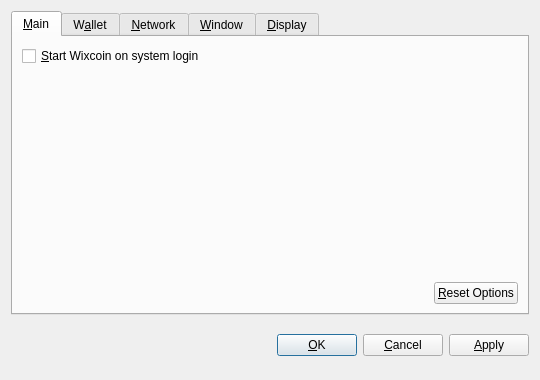
<?xml version="1.0" encoding="UTF-8"?>
<ui version="4.0">
 <class>OptionsDialog</class>
 <widget class="QDialog" name="OptionsDialog">
  <property name="geometry">
   <rect>
    <x>0</x>
    <y>0</y>
    <width>540</width>
    <height>380</height>
   </rect>
  </property>
  <property name="windowTitle">
   <string>Options</string>
  </property>
  <property name="modal">
   <bool>true</bool>
  </property>
  <layout class="QVBoxLayout" name="verticalLayout">
   <item>
    <widget class="QTabWidget" name="tabWidget">
     <property name="tabPosition">
      <enum>QTabWidget::North</enum>
     </property>
     <property name="currentIndex">
      <number>0</number>
     </property>
     <widget class="QWidget" name="tabMain">
      <attribute name="title">
       <string>&amp;Main</string>
      </attribute>
      <layout class="QVBoxLayout" name="verticalLayout_Main">
       <item>
        <widget class="QCheckBox" name="bitcoinAtStartup">
         <property name="toolTip">
          <string>Automatically start Wixcoin after logging in to the system.</string>
         </property>
         <property name="text">
          <string>&amp;Start Wixcoin on system login</string>
         </property>
        </widget>
       </item>
       <item>
        <spacer name="verticalSpacer_Main">
         <property name="orientation">
          <enum>Qt::Vertical</enum>
         </property>
         <property name="sizeHint" stdset="0">
          <size>
           <width>20</width>
           <height>40</height>
          </size>
         </property>
        </spacer>
       </item>
       <item>
        <layout class="QHBoxLayout" name="horizontalLayout_2_Main">
         <item>
          <spacer name="horizontalSpacer_2_Main">
           <property name="orientation">
            <enum>Qt::Horizontal</enum>
           </property>
           <property name="sizeHint" stdset="0">
            <size>
             <width>40</width>
             <height>20</height>
            </size>
           </property>
          </spacer>
         </item>
         <item>
          <widget class="QPushButton" name="resetButton">
           <property name="toolTip">
            <string>Reset all client options to default.</string>
           </property>
           <property name="text">
            <string>&amp;Reset Options</string>
           </property>
           <property name="autoDefault">
            <bool>false</bool>
           </property>
          </widget>
         </item>
        </layout>
       </item>
      </layout>
     </widget>
     <widget class="QWidget" name="tabWallet">
      <attribute name="title">
       <string>W&amp;allet</string>
      </attribute>
      <layout class="QVBoxLayout" name="verticalLayout_Network">
       <item>
        <widget class="QLabel" name="transactionFeeInfoLabel">
         <property name="text">
          <string>Optional transaction fee per kB that helps make sure your transactions are processed quickly. Most transactions are 1 kB.</string>
         </property>
         <property name="textFormat">
          <enum>Qt::PlainText</enum>
         </property>
         <property name="wordWrap">
          <bool>true</bool>
         </property>
        </widget>
       </item>
       <item>
        <layout class="QHBoxLayout" name="horizontalLayout_1_Main">
         <item>
          <widget class="QLabel" name="transactionFeeLabel">
           <property name="text">
            <string>Pay transaction &amp;fee</string>
           </property>
           <property name="textFormat">
            <enum>Qt::PlainText</enum>
           </property>
           <property name="buddy">
            <cstring>transactionFee</cstring>
           </property>
          </widget>
         </item>
         <item>
          <widget class="BitcoinAmountField" name="transactionFee"/>
         </item>
         <item>
          <spacer name="horizontalSpacer_1_Main">
           <property name="orientation">
            <enum>Qt::Horizontal</enum>
           </property>
           <property name="sizeHint" stdset="0">
            <size>
             <width>40</width>
             <height>20</height>
            </size>
           </property>
          </spacer>
         </item>
        </layout>
       </item>
       <item>
        <widget class="QLabel" name="label">
         <property name="text">
          <string>If you disable the spending of unconfirmed change, the change from a transaction cannot be used until that transaction has at least one confirmation. This also affects how your balance is computed.</string>
         </property>
         <property name="wordWrap">
          <bool>true</bool>
         </property>
        </widget>
       </item>
       <item>
        <widget class="QCheckBox" name="spendZeroConfChange">
         <property name="text">
          <string>Spend unconfirmed change  (experts only)</string>
         </property>
        </widget>
       </item>
       <item>
        <spacer name="verticalSpacer">
         <property name="orientation">
          <enum>Qt::Vertical</enum>
         </property>
         <property name="sizeHint" stdset="0">
          <size>
           <width>20</width>
           <height>40</height>
          </size>
         </property>
        </spacer>
       </item>
      </layout>
     </widget>
     <widget class="QWidget" name="tabNetwork">
      <attribute name="title">
       <string>&amp;Network</string>
      </attribute>
      <layout class="QVBoxLayout" name="verticalLayout_Network">
       <item>
        <widget class="QCheckBox" name="mapPortUpnp">
         <property name="toolTip">
          <string>Automatically open the Wixcoin client port on the router. This only works when your router supports UPnP and it is enabled.</string>
         </property>
         <property name="text">
          <string>Map port using &amp;UPnP</string>
         </property>
        </widget>
       </item>
       <item>
        <widget class="QCheckBox" name="connectSocks">
         <property name="toolTip">
          <string>Connect to the Wixcoin network through a SOCKS proxy (e.g. when connecting through Tor).</string>
         </property>
         <property name="text">
          <string>&amp;Connect through SOCKS proxy:</string>
         </property>
        </widget>
       </item>
       <item>
        <layout class="QHBoxLayout" name="horizontalLayout_Network">
         <item>
          <widget class="QLabel" name="proxyIpLabel">
           <property name="text">
            <string>Proxy &amp;IP:</string>
           </property>
           <property name="textFormat">
            <enum>Qt::PlainText</enum>
           </property>
           <property name="buddy">
            <cstring>proxyIp</cstring>
           </property>
          </widget>
         </item>
         <item>
          <widget class="QValidatedLineEdit" name="proxyIp">
           <property name="maximumSize">
            <size>
             <width>140</width>
             <height>16777215</height>
            </size>
           </property>
           <property name="toolTip">
            <string>IP address of the proxy (e.g. 127.0.0.1)</string>
           </property>
          </widget>
         </item>
         <item>
          <widget class="QLabel" name="proxyPortLabel">
           <property name="text">
            <string>&amp;Port:</string>
           </property>
           <property name="textFormat">
            <enum>Qt::PlainText</enum>
           </property>
           <property name="buddy">
            <cstring>proxyPort</cstring>
           </property>
          </widget>
         </item>
         <item>
          <widget class="QLineEdit" name="proxyPort">
           <property name="maximumSize">
            <size>
             <width>55</width>
             <height>16777215</height>
            </size>
           </property>
           <property name="toolTip">
            <string>Port of the proxy (e.g. 9050)</string>
           </property>
          </widget>
         </item>
         <item>
          <widget class="QLabel" name="socksVersionLabel">
           <property name="text">
            <string>SOCKS &amp;Version:</string>
           </property>
           <property name="textFormat">
            <enum>Qt::PlainText</enum>
           </property>
           <property name="buddy">
            <cstring>socksVersion</cstring>
           </property>
          </widget>
         </item>
         <item>
          <widget class="QValueComboBox" name="socksVersion">
           <property name="toolTip">
            <string>SOCKS version of the proxy (e.g. 5)</string>
           </property>
          </widget>
         </item>
         <item>
          <spacer name="horizontalSpacer_Network">
           <property name="orientation">
            <enum>Qt::Horizontal</enum>
           </property>
           <property name="sizeHint" stdset="0">
            <size>
             <width>40</width>
             <height>20</height>
            </size>
           </property>
          </spacer>
         </item>
        </layout>
       </item>
       <item>
        <spacer name="verticalSpacer_Network">
         <property name="orientation">
          <enum>Qt::Vertical</enum>
         </property>
         <property name="sizeHint" stdset="0">
          <size>
           <width>20</width>
           <height>40</height>
          </size>
         </property>
        </spacer>
       </item>
      </layout>
     </widget>
     <widget class="QWidget" name="tabWindow">
      <attribute name="title">
       <string>&amp;Window</string>
      </attribute>
      <layout class="QVBoxLayout" name="verticalLayout_Window">
       <item>
        <widget class="QCheckBox" name="minimizeToTray">
         <property name="toolTip">
          <string>Show only a tray icon after minimizing the window.</string>
         </property>
         <property name="text">
          <string>&amp;Minimize to the tray instead of the taskbar</string>
         </property>
        </widget>
       </item>
       <item>
        <widget class="QCheckBox" name="minimizeOnClose">
         <property name="toolTip">
          <string>Minimize instead of exit the application when the window is closed. When this option is enabled, the application will be closed only after selecting Quit in the menu.</string>
         </property>
         <property name="text">
          <string>M&amp;inimize on close</string>
         </property>
        </widget>
       </item>
       <item>
        <spacer name="verticalSpacer_Window">
         <property name="orientation">
          <enum>Qt::Vertical</enum>
         </property>
         <property name="sizeHint" stdset="0">
          <size>
           <width>20</width>
           <height>40</height>
          </size>
         </property>
        </spacer>
       </item>
      </layout>
     </widget>
     <widget class="QWidget" name="tabDisplay">
      <attribute name="title">
       <string>&amp;Display</string>
      </attribute>
      <layout class="QVBoxLayout" name="verticalLayout_Display">
       <item>
        <layout class="QHBoxLayout" name="horizontalLayout_1_Display">
         <item>
          <widget class="QLabel" name="langLabel">
           <property name="text">
            <string>User Interface &amp;language:</string>
           </property>
           <property name="textFormat">
            <enum>Qt::PlainText</enum>
           </property>
           <property name="buddy">
            <cstring>lang</cstring>
           </property>
          </widget>
         </item>
         <item>
          <widget class="QValueComboBox" name="lang">
           <property name="toolTip">
            <string>The user interface language can be set here. This setting will take effect after restarting Wixcoin.</string>
           </property>
          </widget>
         </item>
        </layout>
       </item>
       <item>
        <layout class="QHBoxLayout" name="horizontalLayout_2_Display">
         <item>
          <widget class="QLabel" name="unitLabel">
           <property name="text">
            <string>&amp;Unit to show amounts in:</string>
           </property>
           <property name="textFormat">
            <enum>Qt::PlainText</enum>
           </property>
           <property name="buddy">
            <cstring>unit</cstring>
           </property>
          </widget>
         </item>
         <item>
          <widget class="QValueComboBox" name="unit">
           <property name="toolTip">
            <string>Choose the default subdivision unit to show in the interface and when sending coins.</string>
           </property>
          </widget>
         </item>
        </layout>
       </item>
       <item>
        <widget class="QCheckBox" name="displayAddresses">
         <property name="toolTip">
          <string>Whether to show Wixcoin addresses in the transaction list or not.</string>
         </property>
         <property name="text">
          <string>&amp;Display addresses in transaction list</string>
         </property>
        </widget>
       </item>
       <item>
        <widget class="QCheckBox" name="coinControlFeatures">
         <property name="toolTip">
          <string>Whether to show coin control features or not.</string>
         </property>
         <property name="text">
          <string>Display coin &amp;control features (experts only!)</string>
         </property>
        </widget>
       </item>
       <item>
        <spacer name="verticalSpacer_Display">
         <property name="orientation">
          <enum>Qt::Vertical</enum>
         </property>
         <property name="sizeHint" stdset="0">
          <size>
           <width>20</width>
           <height>40</height>
          </size>
         </property>
        </spacer>
       </item>
      </layout>
     </widget>
    </widget>
   </item>
   <item>
    <layout class="QHBoxLayout" name="horizontalLayout_Buttons">
     <item>
      <spacer name="horizontalSpacer_1">
       <property name="orientation">
        <enum>Qt::Horizontal</enum>
       </property>
       <property name="sizeHint" stdset="0">
        <size>
         <width>40</width>
         <height>48</height>
        </size>
       </property>
      </spacer>
     </item>
     <item>
      <widget class="QLabel" name="statusLabel">
       <property name="font">
        <font>
         <weight>75</weight>
         <bold>true</bold>
        </font>
       </property>
       <property name="text">
        <string/>
       </property>
       <property name="textFormat">
        <enum>Qt::PlainText</enum>
       </property>
       <property name="wordWrap">
        <bool>true</bool>
       </property>
      </widget>
     </item>
     <item>
      <spacer name="horizontalSpacer_2">
       <property name="orientation">
        <enum>Qt::Horizontal</enum>
       </property>
       <property name="sizeHint" stdset="0">
        <size>
         <width>40</width>
         <height>48</height>
        </size>
       </property>
      </spacer>
     </item>
     <item>
      <widget class="QPushButton" name="okButton">
       <property name="text">
        <string>&amp;OK</string>
       </property>
      </widget>
     </item>
     <item>
      <widget class="QPushButton" name="cancelButton">
       <property name="text">
        <string>&amp;Cancel</string>
       </property>
       <property name="autoDefault">
        <bool>false</bool>
       </property>
      </widget>
     </item>
     <item>
      <widget class="QPushButton" name="applyButton">
       <property name="text">
        <string>&amp;Apply</string>
       </property>
       <property name="autoDefault">
        <bool>false</bool>
       </property>
      </widget>
     </item>
    </layout>
   </item>
  </layout>
 </widget>
 <customwidgets>
  <customwidget>
   <class>BitcoinAmountField</class>
   <extends>QSpinBox</extends>
   <header>bitcoinamountfield.h</header>
  </customwidget>
  <customwidget>
   <class>QValueComboBox</class>
   <extends>QComboBox</extends>
   <header>qvaluecombobox.h</header>
  </customwidget>
  <customwidget>
   <class>QValidatedLineEdit</class>
   <extends>QLineEdit</extends>
   <header>qvalidatedlineedit.h</header>
  </customwidget>
 </customwidgets>
 <resources/>
 <connections/>
</ui>
